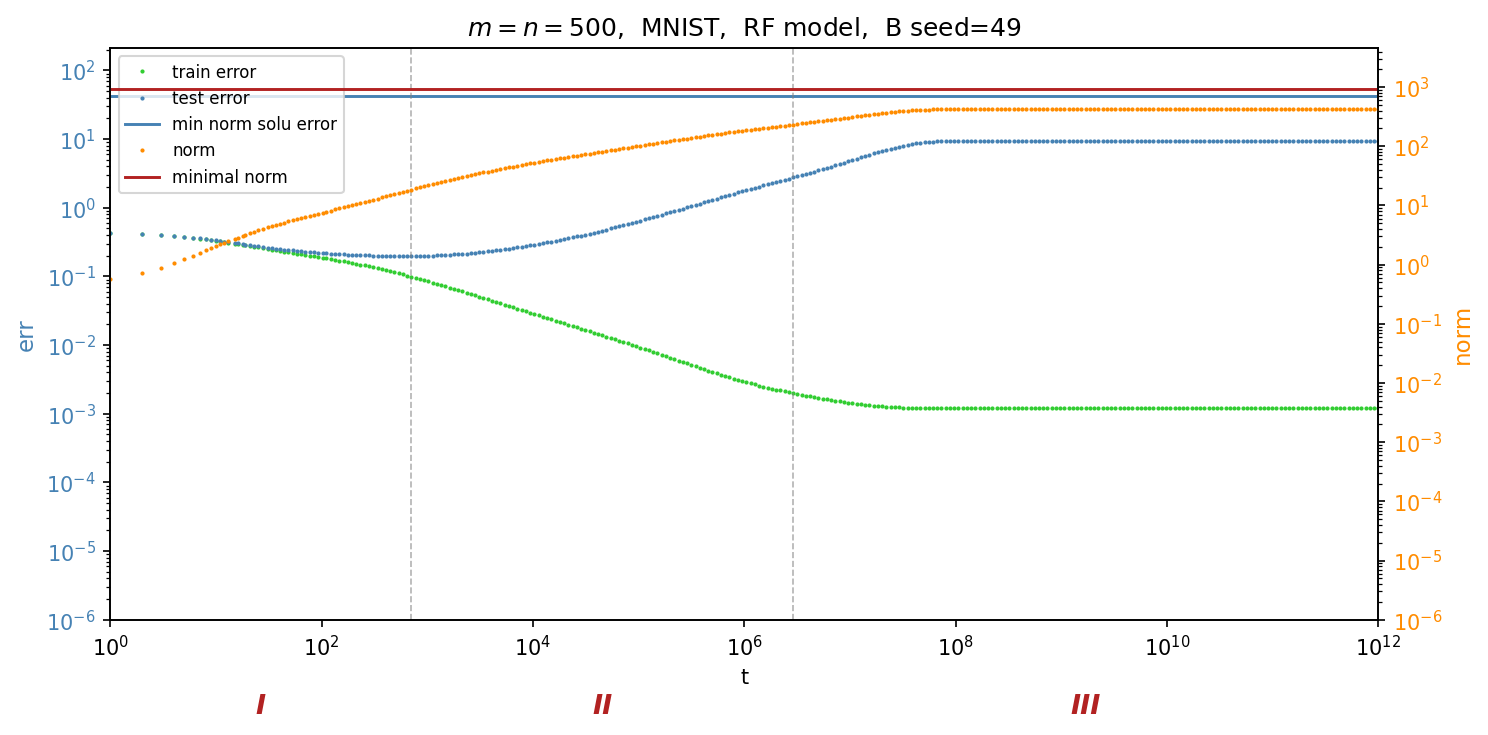

Generate this figure with Python:
"""
Replication of Figure 7 from E, Ma, Wojtowytsch, Wu (2020).

GD training dynamics at the interpolation threshold m = n = 500 (MNIST).
X-axis: number of GD iterations T  (log scale, 1 to 10^12)
Left  Y-axis: train error, test error, min-norm solution error
Right Y-axis: path norm Σ_j |a_j| ||b_j||,  min-norm path norm

The key challenge: at m=n the Gram matrix K = H Hᵀ is nearly singular.
Its condition number κ = σ_max/σ_min determines when the three phases appear:
  Phase I ends at T ≈ 1/(η σ_max²) = 1          (fastest mode converges)
  Phase III starts at T ≈ κ²                     (slowest mode converges)
We search over seeds for B to find one where κ² ≈ 10^8-10^10, so all three
phases fit in [1, 10^12].  The spectral-filter method makes each T value
essentially free to evaluate, so the seed search adds no meaningful cost.
"""

import numpy as np
import matplotlib.pyplot as plt

# ── MNIST loading (same as figure6) ───────────────────────────────────────────

from torchvision import datasets, transforms

_ds_tr = datasets.MNIST('./data', train=True,  download=True,
                         transform=transforms.ToTensor())
_ds_te = datasets.MNIST('./data', train=False, download=True,
                         transform=transforms.ToTensor())

X_all    = _ds_tr.data.numpy().reshape(-1, 784).astype(np.float32) / 255.0
y_all    = _ds_tr.targets.numpy()
X_te_raw = _ds_te.data.numpy().reshape(-1, 784).astype(np.float32) / 255.0
y_te_all = _ds_te.targets.numpy()

mu, std  = X_all.mean(), X_all.std()
X_all    = (X_all    - mu) / std
X_te_raw = (X_te_raw - mu) / std

# ── data split (same seed as figure6) ─────────────────────────────────────────

N    = 500
M    = 500      # m = n  →  interpolation threshold
D    = 784
N_TE = 3000
DATA_SEED = 0

rng0   = np.random.default_rng(DATA_SEED)
tr_idx = rng0.choice(len(X_all),    N,    replace=False)
te_idx = rng0.choice(len(X_te_raw), N_TE, replace=False)

X_tr = X_all[tr_idx]
y_tr = y_all[tr_idx]
X_te = X_te_raw[te_idx]
y_te = y_te_all[te_idx]

Y_tr = np.zeros((N,    10), dtype=np.float32)
Y_te = np.zeros((N_TE, 10), dtype=np.float32)
Y_tr[np.arange(N),    y_tr] = 1.0
Y_te[np.arange(N_TE), y_te] = 1.0

# ── seed search: find B whose κ puts Phase III inside [1, 10^12] ──────────────
# Target: slowest-mode convergence time T_slow = κ²  ≈  10^9
# (i.e. log10(κ) ≈ 4.5,  so κ ≈ 30 000)

print("Searching for B seed with κ² ≈ 10^8 ...")
TARGET_LOG_TSLOW = 8.0      # want T_slow ≈ 10^8  (Phase III visible ~10^8-10^10)

best_seed, best_diff, best_kappa = 0, np.inf, 0.0

for seed in range(300):
    rng_s = np.random.default_rng(seed)
    B_s   = rng_s.normal(0, 1.0 / D**0.5, (M, D)).astype(np.float32)
    H_s   = np.maximum(X_tr @ B_s.T, 0.0)
    s_s   = np.linalg.svd(H_s, compute_uv=False)   # just singular values
    if s_s[-1] < 1e-12:
        continue                                    # rank-deficient, skip
    eta_s  = 1.0 / s_s[0] ** 2
    T_slow = 1.0 / (eta_s * s_s[-1] ** 2)          # ≈ κ²
    diff   = abs(np.log10(T_slow) - TARGET_LOG_TSLOW)
    if diff < best_diff:
        best_diff, best_seed, best_kappa = diff, seed, s_s[0] / s_s[-1]

print(f"  Best seed={best_seed}  κ={best_kappa:.2e}  "
      f"T_slow≈{best_kappa**2:.1e}")

B_SEED = best_seed
rng_b  = np.random.default_rng(B_SEED)
B      = rng_b.normal(0, 1.0 / D**0.5, (M, D)).astype(np.float32)

# ── random features ───────────────────────────────────────────────────────────

b_norms = np.linalg.norm(B, axis=1)              # (M,)
H_tr    = np.maximum(X_tr @ B.T, 0.0)            # (N,   M)
H_te    = np.maximum(X_te @ B.T, 0.0)            # (N_TE, M)

# ── thin SVD of H_tr (m = n → square, full rank) ─────────────────────────────

U, s, Vt = np.linalg.svd(H_tr, full_matrices=False)

UY       = U.T @ Y_tr          # (N, 10)
UY_rn2   = np.sum(UY**2, axis=1)   # (N,)  row-norms², for cheap train err
H_te_VtT = H_te @ Vt.T         # (N_TE, N)

eta   = 1.0 / (s[0] ** 2 + 1e-12)
kappa = s[0] / s[-1]
print(f"σ_max={s[0]:.2f}  σ_min={s[-1]:.2e}  κ={kappa:.2e}")

# ── min-norm reference (T → ∞) ────────────────────────────────────────────────

A_mn     = Vt.T @ ((1.0 / s)[:, None] * UY)       # (M, 10)
mn_train = 0.5 * np.mean(np.sum((H_tr @ A_mn - Y_tr)**2, axis=1))
mn_test  = 0.5 * np.mean(np.sum((H_te @ A_mn - Y_te)**2, axis=1))
mn_pnorm = float(np.sum(np.linalg.norm(A_mn, axis=1) * b_norms))

print(f"Min-norm  train={mn_train:.4f}  test={mn_test:.4f}  "
      f"path-norm={mn_pnorm:.2f}")

# ── sweep T values ────────────────────────────────────────────────────────────

T_vals = np.unique(np.round(np.logspace(0, 12, 300)).astype(np.int64))

train_errs, test_errs, path_norms = [], [], []

for T in T_vals:
    log_base = np.log(np.clip(1.0 - eta * s**2, 1e-300, 1.0 - 1e-15))
    factor   = np.exp(np.float64(T) * log_base)    # (1 − ησ²)^T
    filt     = (1.0 - factor) / s

    # train error (exact closed form — O(N), no matrix products)
    train_errs.append(0.5 * np.sum(factor**2 * UY_rn2) / N)

    # test error
    pred_te = H_te_VtT @ (filt[:, None] * UY)      # (N_TE, 10)
    test_errs.append(0.5 * np.mean(np.sum((pred_te - Y_te)**2, axis=1)))

    # path norm Σ_j ||A_T[j,:]||_2 * ||b_j||
    A_T = Vt.T @ (filt[:, None] * UY)              # (M, 10)
    path_norms.append(float(np.sum(np.linalg.norm(A_T, axis=1) * b_norms)))

train_errs = np.array(train_errs)
test_errs  = np.array(test_errs)
path_norms = np.array(path_norms)

# ── detect phase boundaries ───────────────────────────────────────────────────

pn_frac = path_norms / max(mn_pnorm, path_norms.max(), 1e-10)

def phase_boundary(threshold):
    idx = np.searchsorted(pn_frac, threshold)
    return T_vals[min(idx, len(T_vals) - 1)]

t_I_II   = phase_boundary(0.02)
t_II_III = phase_boundary(0.25)

print(f"Phase I/II  boundary: T ≈ {t_I_II:.1e}")
print(f"Phase II/III boundary: T ≈ {t_II_III:.1e}")

# ── plot ──────────────────────────────────────────────────────────────────────

fig, ax1 = plt.subplots(figsize=(10, 5))
ax2 = ax1.twinx()

# clip to avoid log(0) for exact-zero train errors
CLIP = 1e-6
train_plot = np.clip(train_errs, CLIP, None)
test_plot  = np.clip(test_errs,  CLIP, None)
pn_plot    = np.clip(path_norms, CLIP, None)

# left axis — log y-scale so near-zero curves and large ref line are both visible
ax1.loglog(T_vals, train_plot, '.', color='limegreen',  markersize=2,
           label='train error')
ax1.loglog(T_vals, test_plot,  '.', color='steelblue',  markersize=2,
           label='test error')
ax1.axhline(mn_test,  color='steelblue', linewidth=1.4, linestyle='-',
            label='min norm solu error')

# right axis — log y-scale
ax2.loglog(T_vals, pn_plot, '.', color='darkorange', markersize=2,
           label='norm')
ax2.axhline(mn_pnorm, color='firebrick', linewidth=1.4, linestyle='-',
            label='minimal norm')

# phase boundary lines
for t_b in [t_I_II, t_II_III]:
    ax1.axvline(t_b, color='gray', linewidth=0.8, linestyle='--', alpha=0.6)

# phase labels below x-axis
lims_log = [np.log10(T_vals[0]), np.log10(t_I_II),
            np.log10(t_II_III),  np.log10(T_vals[-1])]
for label, i in zip(['I', 'II', 'III'], range(3)):
    xpos = 10 ** ((lims_log[i] + lims_log[i+1]) / 2)
    ax1.text(xpos, -0.13, label, transform=ax1.get_xaxis_transform(),
             ha='center', va='top', fontsize=13, color='firebrick',
             fontstyle='italic', fontweight='bold')

# formatting
ax1.set_xlabel('t')
ax1.set_ylabel('err',  color='steelblue',  fontsize=11)
ax1.tick_params(axis='y', labelcolor='steelblue')
ax1.set_xlim(T_vals[0], T_vals[-1])
ax1.set_ylim(CLIP, max(mn_test, test_plot.max()) * 5)

ax2.set_ylabel('norm', color='darkorange', fontsize=11)
ax2.tick_params(axis='y', labelcolor='darkorange')
ax2.set_ylim(CLIP, max(mn_pnorm, pn_plot.max()) * 5)

lines1, labels1 = ax1.get_legend_handles_labels()
lines2, labels2 = ax2.get_legend_handles_labels()
ax1.legend(lines1 + lines2, labels1 + labels2, fontsize=8, loc='upper left')
ax1.set_title(rf'$m = n = {N}$,  MNIST,  RF model,  B seed={B_SEED}')

plt.tight_layout()
#plt.savefig('figure7.pdf', bbox_inches='tight')
plt.savefig('figure7.png', dpi=150, bbox_inches='tight')
print("Saved figure7.pdf / figure7.png")
plt.close()
